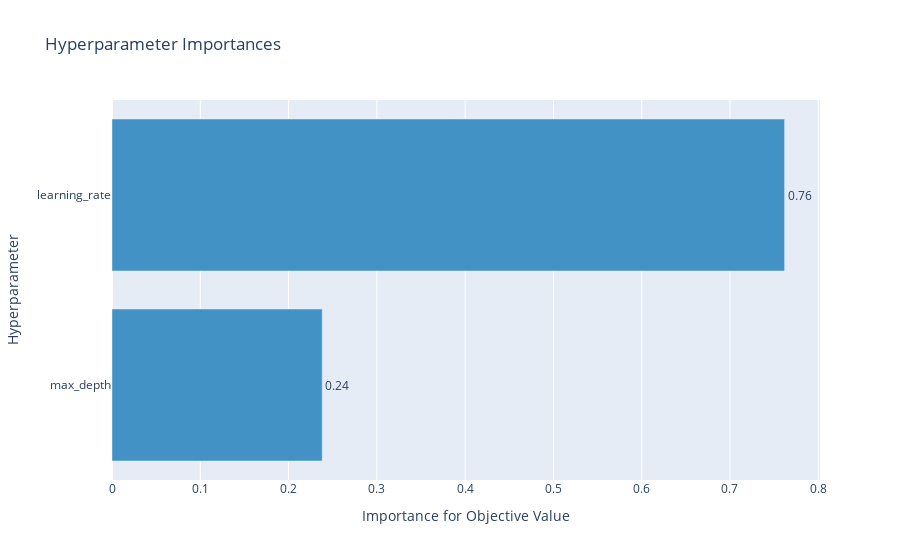

Here is the notebook cell this chart was saved with:
### Markdown cell above
This plot tells us that Optuna made the score converge to the minimum after only a few trials.

Next, let's plot hyperparameter importances:

### Code cell
from optuna.visualization import plot_param_importances

fig = plot_param_importances(study)
fig.show(config=plotly_config)

### Figure 1 — Plotly figure (JSON) as saved in the notebook; plotly's stock layout.template omitted (floating-point values rounded to 4 significant figures)
{"data": [{"cliponaxis": false, "hovertemplate": ["max_depth (IntDistribution): 0.23813053018508376<extra></extra>", "learning_rate (FloatDistribution): 0.7618694698149162<extra></extra>"], "marker": {"color": "rgb(66,146,198)"}, "orientation": "h", "text": ["0.24", "0.76"], "textposition": "outside", "type": "bar", "x": [0.2381, 0.7619], "y": ["max_depth", "learning_rate"]}], "layout": {"showlegend": false, "title": {"text": "Hyperparameter Importances"}, "xaxis": {"title": {"text": "Importance for Objective Value"}}, "yaxis": {"title": {"text": "Hyperparameter"}}}}
